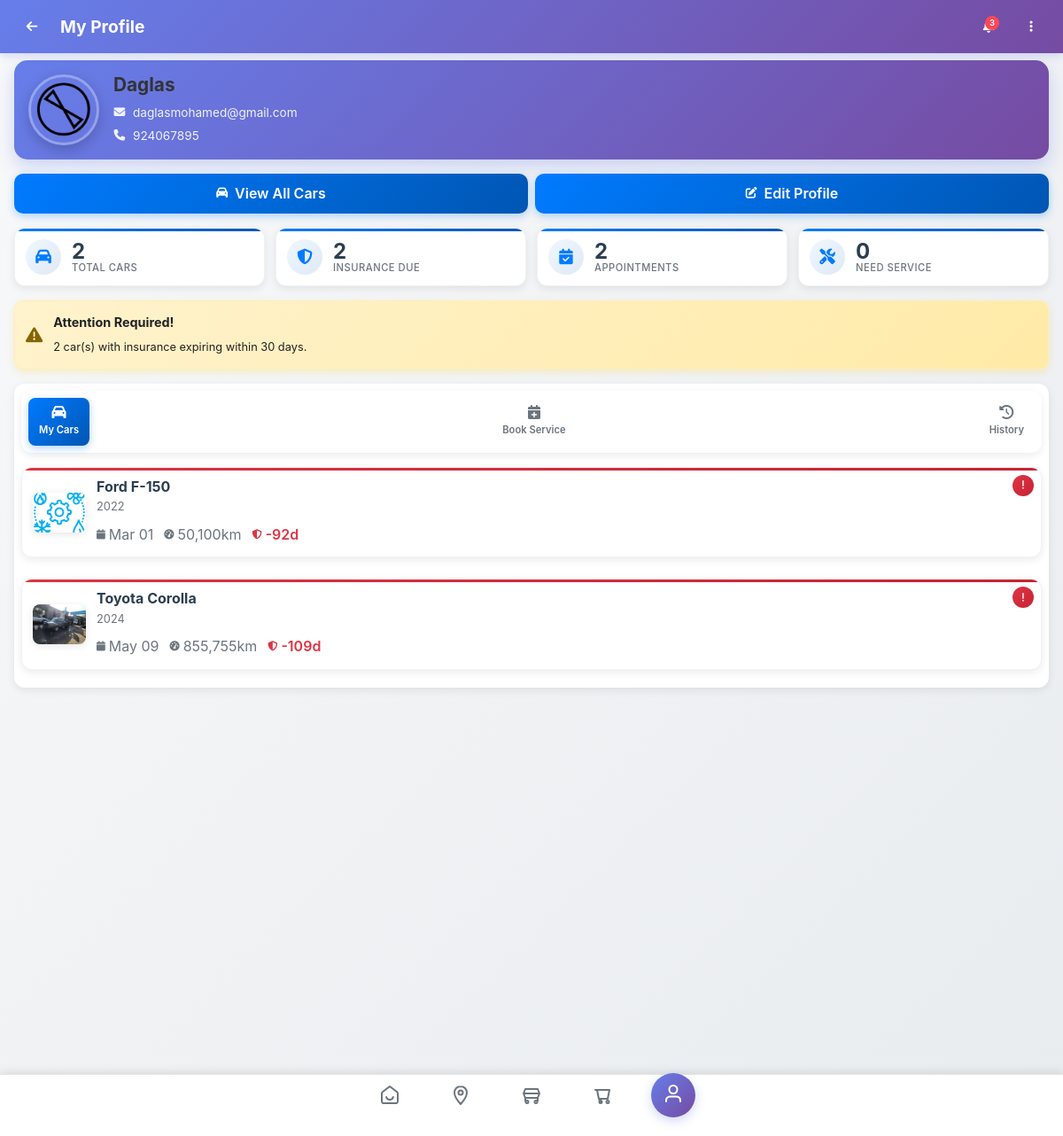
Page /profile.php (signed in) on the committed database.
### tables this page shows
CREATE TABLE `tbl_user` (
  `id` int(11) NOT NULL,
  `name` varchar(255) NOT NULL,
  `email` varchar(255) NOT NULL,
  `new_img_name` varchar(255) DEFAULT NULL,
  `car_brand` varchar(100) DEFAULT NULL,
  `role` varchar(20) DEFAULT 'user',
  `phonenum` varchar(20) NOT NULL,
  `password` varchar(255) NOT NULL,
  `created_at` timestamp NOT NULL DEFAULT current_timestamp()
);

CREATE TABLE `tbl_info` (
  `id` int(11) NOT NULL,
  `userid` int(11) DEFAULT NULL,
  `car_brand` varchar(100) DEFAULT NULL,
  `car_year` varchar(10) DEFAULT NULL,
  `car_model` varchar(100) DEFAULT NULL,
  `plate_number` varchar(20) DEFAULT NULL,
  `trailer_number` varchar(20) DEFAULT NULL,
  `service_date` varchar(20) DEFAULT NULL,
  `mile_age` varchar(20) DEFAULT NULL,
  `oil_change` varchar(20) DEFAULT NULL,
  `insurance` varchar(10) DEFAULT NULL,
  `bolo` varchar(10) DEFAULT NULL,
  `rd_wegen` varchar(10) DEFAULT NULL,
  `yemenged_fend` varchar(10) DEFAULT NULL,
  `img_name1` varchar(255) DEFAULT NULL,
  `img_name2` varchar(255) DEFAULT NULL,
  `img_name3` varchar(255) DEFAULT NULL,
  `created_at` timestamp NOT NULL DEFAULT current_timestamp(),
  `image1` varchar(255) DEFAULT NULL,
  `image2` varchar(255) DEFAULT NULL,
  `image3` varchar(255) DEFAULT NULL,
  `oil_change_date` date DEFAULT NULL,
  `insurance_date` date DEFAULT NULL,
  `bolo_date` date DEFAULT NULL,
  `rd_wegen_date` date DEFAULT NULL,
  `yemenged_fend_date` date DEFAULT NULL
);

CREATE TABLE `car_brands` (
  `id` int(11) NOT NULL,
  `brand_name` varchar(100) NOT NULL,
  `created_at` timestamp NOT NULL DEFAULT current_timestamp()
);

CREATE TABLE `car_models` (
  `id` int(11) NOT NULL,
  `brand_id` int(11) NOT NULL,
  `model_name` varchar(100) NOT NULL,
  `year_from` int(4) DEFAULT NULL,
  `year_to` int(4) DEFAULT NULL,
  `created_at` timestamp NOT NULL DEFAULT current_timestamp()
);

### partial-front/db_con.php (called while the page is built, shortened)
<?php
class DB_con {
 private $host;
 private $username;
 private $password;
 private $database;
 private $conn;
public function __construct() {
 if (in_array($_SERVER['HTTP_HOST'], ['localhost', '127.0.0.1'])) {
  $this->host = 'localhost';
  $this->username = 'root';
  $this->password = '';
  $this->database = 'automotive2';
 } else {
  $this->host = 'localhost';
  $this->username = 'nati';
  $this->password = 'Nati-0911';
  $this->database = 'automotive';
 }
 $this->conn = new mysqli($this->host, $this->username, $this->password, $this->database);
 }
   ?>
        <?php
 public function get_user_cars($user_id) {
    $stmt = $this->conn->prepare("
        SELECT i.*, cb.brand_name, cm.model_name
        FROM tbl_info i
        LEFT JOIN car_brands cb ON i.car_brand = cb.id
        LEFT JOIN car_models cm ON i.car_model = cm.id
        WHERE i.userid = ?
        ORDER BY i.id DESC
    ");
    $stmt->bind_param("i", $user_id);
    $stmt->execute();
    $result = $stmt->get_result();
    $cars = [];
    while ($row = $result->fetch_assoc()) {
        $cars[] = $row;
    }
    return $cars;
}
public function get_user_appointments($user_id) {
    $sql = "SELECT a.*, s.service_name, s.price, s.duration
            FROM tbl_appointments a
            JOIN tbl_services s ON a.service_id = s.service_id
            WHERE a.user_id = ?
            ORDER BY a.appointment_date DESC, a.appointment_time DESC";
    $stmt = $this->conn->prepare($sql);
    $stmt->bind_param("i", $user_id);
    $stmt->execute();
    $result = $stmt->get_result();
    $appointments = array();
    if ($result->num_rows > 0) {
        while ($row = $result->fetch_assoc()) {
            $appointments[] = $row;
        }
    }
    return $appointments;
}
public function get_user_by_id($user_id) {
    $stmt = $this->conn->prepare("SELECT * FROM tbl_user WHERE id = ?");
    $stmt->bind_param("i", $user_id);
    $stmt->execute();
    $result = $stmt->get_result();
    $user_data = $result->fetch_assoc();
    return $user_data;
}
}

### profile.php (the view, shortened to what this page needs)
<!DOCTYPE html>
<html lang="en">
<head>
    <link rel="stylesheet" href="https://cdnjs.cloudflare.com/ajax/libs/font-awesome/6.5.1/css/all.min.css">
    <link rel="stylesheet" href="assets/css/bootstrap.min.css">
    <link rel="stylesheet" href="assets/css/bottom-nav-universal.css">
    <link rel="stylesheet" href="assets/css/new-home-layout.css">
    <link rel="stylesheet" href="assets/css/mobile-header.css">
    <link rel="stylesheet" href="assets/css/profile-compact.css">
</head>
<body>
<?php
include("db_conn.php");
include("partial-front/db_con.php");
?>
  <div class="site-content profile-content">
    <header class="mobile-header-profile">
      <div class="header-container">
        <div class="header-left">
          <button class="back-btn" onclick="history.back()">
            <i class="fas fa-arrow-left"></i>
          </button>
          <div class="header-title">
            <h1>My Profile</h1>
          </div>
        </div>
        <div class="header-right">
          <button class="notifications-btn" onclick="toggleNotifications()">
            <span class="notification-badge">3</span>
          </button>
          <button class="menu-btn" onclick="toggleMenu()">
            <i class="fas fa-ellipsis-v"></i>
          </button>
        </div>
      </div>
    </header>
    <section id="single-mentor-sec" class="compact-profile">
      <div class="container-fluid px-3">
        <?php
                    $db = new DB_con();
                    $id = $_SESSION['id'];
        $user_data = $db->get_user_by_id($id);
        ?>
        <div class="profile-header compact">
          <div class="profile-content-wrapper">
            <div class="profile-avatar-section">
              <?php if (!empty($user_data['new_img_name'])): ?>
                <img src="assets/img/<?php echo htmlspecialchars($user_data['new_img_name']); ?>"
                     alt="Profile Picture" class="profile-avatar compact">
              <?php endif; ?>
            </div>
            <div class="profile-info compact">
              <h2><?php echo htmlspecialchars($user_data['name'] ?? 'User'); ?></h2>
              <div class="profile-details">
                <span class="detail-item">
                  <i class="fas fa-envelope"></i>
                  <?php echo htmlspecialchars($user_data['email'] ?? 'No email'); ?>
                </span>
                <span class="detail-item">
                  <i class="fas fa-phone"></i>
                  <?php echo htmlspecialchars($user_data['phonenum'] ?? 'No phone'); ?>
                </span>
              </div>
            </div>
          </div>
        </div>
        <div class="action-buttons compact">
          <a href="my_cars.php" class="action-button compact">
            <i class="fas fa-car"></i>
            <span>View All Cars</span>
          </a>
          <a href="edit_profile.php" class="action-button compact">
            <i class="fas fa-edit"></i>
            <span>Edit Profile</span>
          </a>
        </div>
        <?php
        $userid = $_SESSION['id'];
        $cars = $db->get_user_cars($userid);
        $total_cars = count($cars);
        $cars_needing_service = 0;
        $upcoming_insurance = 0;
        if ($cars && count($cars) > 0) {
            foreach ($cars as $car) {
                $insurance_date = strtotime($car['insurance']);
                $days_remaining = round(($insurance_date - time()) / (60 * 60 * 24));
                if ($days_remaining <= 30) {
                    $upcoming_insurance++;
                }
            }
        }
        $appointments = $db->get_user_appointments($userid);
        $total_appointments = count($appointments ?? []);
        ?>
        <div class="stats-container compact">
          <div class="stat-card compact">
            <div class="stat-icon compact">
              <i class="fas fa-car"></i>
            </div>
            <div class="stat-content">
              <div class="stat-value"><?php echo $total_cars; ?></div>
              <div class="stat-label">TOTAL CARS</div>
            </div>
          </div>
          <div class="stat-card compact">
            <div class="stat-icon compact">
              <i class="fas fa-shield-alt"></i>
            </div>
            <div class="stat-content">
              <div class="stat-value"><?php echo $upcoming_insurance; ?></div>
              <div class="stat-label">INSURANCE DUE</div>
            </div>
          </div>
          <div class="stat-card compact">
            <div class="stat-icon compact">
              <i class="fas fa-calendar-check"></i>
            </div>
            <div class="stat-content">
              <div class="stat-value"><?php echo $total_appointments; ?></div>
              <div class="stat-label">APPOINTMENTS</div>
            </div>
          </div>
          <div class="stat-card compact">
            <div class="stat-icon compact">
              <i class="fas fa-tools"></i>
            </div>
            <div class="stat-content">
              <div class="stat-value"><?php echo $cars_needing_service; ?></div>
              <div class="stat-label">NEED SERVICE</div>
            </div>
          </div>
        </div>
        <?php if ($upcoming_insurance > 0): ?>
        <div class="maintenance-alert compact">
          <i class="fas fa-exclamation-triangle"></i>
          <div class="alert-content">
            <strong>Attention Required!</strong>
            <span><?php echo $upcoming_insurance; ?> car(s) with insurance expiring within 30 days.</span>
          </div>
        </div>
        <?php endif; ?>
        <div class="single-mentor-third-sec compact">
          <div class="tab-navigation-wrapper">
            <ul class="nav nav-pills compact" id="mentor-tab" role="tablist">
              <li class="nav-item" role="presentation">
                <button class="nav-link active compact" id="mentor-course-tab-btn" data-bs-toggle="pill" data-bs-target="#course-content" type="button" role="tab" aria-selected="true">
                  <i class="fas fa-car"></i>
                  <span>My Cars</span>
                </button>
              </li>
              <li class="nav-item" role="presentation">
                <button class="nav-link compact" id="student-tab-btn" data-bs-toggle="pill" data-bs-target="#student-content" type="button" role="tab" aria-selected="false" tabindex="-1">
                  <i class="fas fa-calendar-plus"></i>
                  <span>Book Service</span>
                </button>
              </li>
              <li class="nav-item" role="presentation">
                <button class="nav-link compact" id="reviews-tab-btn" data-bs-toggle="pill" data-bs-target="#reviews-content" type="button" role="tab" aria-selected="false" tabindex="-1">
                  <i class="fas fa-history"></i>
                  <span>History</span>
                </button>
              </li>
            </ul>
            <div class="tab-content compact" id="course-tab-btn">
              <div class="tab-pane fade show active" id="course-content" role="tabpanel" tabindex="0">
                <div class="cars-grid-container">
                  <?php
                  if ($cars && count($cars) > 0) {
                    foreach ($cars as $car) {
                      $insurance_date = strtotime($car['insurance']);
                      $current_date = time();
                      $days_remaining = round(($insurance_date - $current_date) / (60 * 60 * 24));
                      $needs_attention = $days_remaining <= 30;
                  ?>
                  <div class="car-card compact <?php echo $needs_attention ? 'urgent' : ''; ?>"
                       data-bs-toggle="modal"
                       data-bs-target="#carModal<?php echo $car['id']; ?>">
                    <?php if ($needs_attention): ?>
                    <div class="urgent-badge compact" title="Insurance expiring soon">
                    </div>
                    <?php endif; ?>
                    <div class="car-content-wrapper">
                      <div class="car-image-wrapper">
                        <img src="assets/img/<?php echo htmlspecialchars($car['img_name1']); ?>"
                             alt="Car Image" class="car-image compact">
                      </div>
                      <div class="car-info compact">
                        <h4 class="car-title"><?php echo htmlspecialchars($car['brand_name']); ?> <?php echo htmlspecialchars($car['model_name']); ?></h4>
                        <div class="car-year"><?php echo htmlspecialchars($car['car_year']); ?></div>
                        <div class="car-quick-info">
                          <div class="info-item">
                            <i class="fas fa-calendar"></i>
                            <span><?php echo date('M d', strtotime($car['service_date'])); ?></span>
                          </div>
                          <div class="info-item">
                            <i class="fas fa-tachometer-alt"></i>
                            <span><?php echo number_format($car['mile_age']); ?>km</span>
                          </div>
                          <div class="info-item <?php echo $needs_attention ? 'urgent' : ''; ?>">
                            <i class="fas fa-shield-alt"></i>
                            <span>
                              <?php if ($needs_attention): ?>
                                <?php echo $days_remaining; ?>d
                              <?php else: ?>
                                OK
                              <?php endif; ?>
                            </span>
                          </div>
                        </div>
                      </div>
                    </div>
                  </div>
                  <?php
                    }
                  }
                  ?>
                </div>
              </div>
            </div>
          </div>
        </div>
      </div>
    </section>
    <?php include 'partial-front/bottom_nav.php'; ?>
  </div>
</body>
</html>

### assets/css/bottom-nav-universal.css (style rules this page uses)
:root { --bottom-nav-height-desktop: 70px; --bottom-nav-height-tablet: 80px; --bottom-nav-height-mobile: 90px; --bottom-nav-height-small: 95px; }
.site-content { padding-bottom: var(--bottom-nav-height-desktop); min-height: calc(100vh - var(--bottom-nav-height-desktop)); position: relative; }
body { font-family: 'Segoe UI', Tahoma, Geneva, Verdana, sans-serif; line-height: 1.6; color: #222222; }
h1, h2, h3, h4, h5, h6 { font-family: inherit; font-weight: 600; line-height: 1.3; color: #333333; }
h1 { font-size: 2.5rem; }
h2 { font-size: 2rem; }
h4 { font-size: 1.5rem; }
p, span, div { font-size: 1rem; line-height: 1.6; }
.btn, button, [type="button"], [type="submit"] { font-family: inherit; font-size: 0.9rem; font-weight: 600; border-radius: 0.375rem; transition: all 0.3s ease; }
a { color: #ff4757; text-decoration: none; transition: color 0.3s ease; }

### assets/css/new-home-layout.css (style rules this page uses)
:root { --primary-color: #007bff; --secondary-color: #6c757d; --success-color: #28a745; --warning-color: #ffc107; --danger-color: #dc3545; --info-color: #17a2b8; --light-color: #f8f9fa; --dark-color: #343a40; --shadow-sm: 0 0.125rem 0.25rem rgba(0, 0, 0, 0.075); --shadow-md: 0 0.5rem 1rem rgba(0, 0, 0, 0.15); --shadow-lg: 0 1rem 3rem rgba(0, 0, 0, 0.175); --border-radius: 0.375rem; --border-radius-lg: 0.5rem; --border-radius-xl: 0.75rem; --transition: all 0.3s ease; }
.site-content { padding-bottom: 90px; background-color: #f8f9fa; }
.car-card { background: white; border: 2px solid #e9ecef; border-radius: var(--border-radius); padding: 0.75rem; transition: var(--transition); position: relative; overflow: hidden; }
.car-card::before { content: ''; position: absolute; top: 0; left: 0; right: 0; height: 3px; transition: var(--transition); }
.car-card.urgent::before { background: linear-gradient(135deg, var(--danger-color) 0%, #c82333 100%); }
.car-card, .ad-card, .article-card, .blog-card, .product-card { animation: slideInLeft 0.6s ease-out; }

### rows in the picture
tbl_user: new_img_name (picture), name "Daglas", email "daglasmohamed@gmail.com", phonenum "924067895"
tbl_info: img_name1 (picture), car_brands.brand_name "Ford", car_models.model_name "F-150", car_year "2022", service_date "Mar 01", mile_age "50,100", insurance "-92"
tbl_info: img_name1 (picture), car_brands.brand_name "Toyota", car_models.model_name "Corolla", car_year "2024", service_date "May 09", mile_age "855,755", insurance "-109"

### other values in the picture
$total_cars "2"
$upcoming_insurance "2"
$total_appointments "2"
$cars_needing_service "0"
